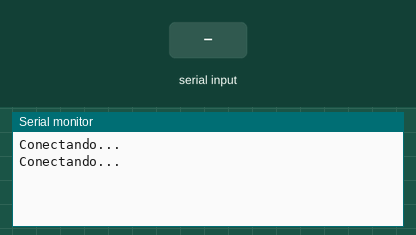
A sketch run on a simulated ESP8266 (NodeMCU). Shown: the last lines printed to the serial monitor. The inputs (shaded band) are chosen by the test bench. WiFi joins after 1.5 s; servers stay silent unless stated; uploads are accepted with an empty reply.

Above: at 3.2 s.
3.3 s: ";" received over Serial
At 5.0 s:
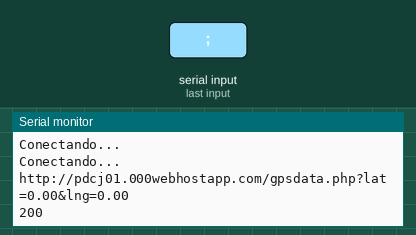
6.0 s: "90;45\n" received over Serial
At 7.66 s:
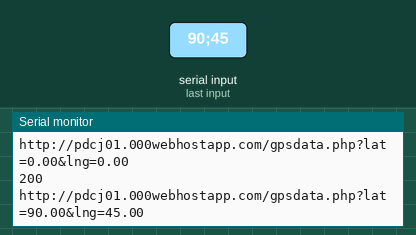

The sketch:

WiFi.ino
```cpp
#include <ESP8266WiFi.h>
#include <WiFiClient.h>
#include <ESP8266HTTPClient.h>

const char* ssid = "RR";
const char* password = "Rogger123";

float longitud = 0.0;
float latitud = 0.0;
void setup()
{
  Serial.begin(115200);
  WiFi.begin(ssid, password);
  while (WiFi.status() != WL_CONNECTED)
  {
    delay(1000);
    Serial.println("Conectando...");
  }
}

void loop()
{
  if (!Serial.available()){}
  else if (Serial.available())
  {
    enviarData();
    delay(2000);
  }
}

int enviarData()
{
  if (WiFi.status() == WL_CONNECTED)
  {
    leerData();
    const String url = ("http://pdcj01.000webhostapp.com/gpsdata.php?lat=" + String(latitud) + "&lng=" + String(longitud));
    Serial.println(url);
    WiFiClient client;
    HTTPClient http;
    http.begin(url);
    int httpCode = http.GET();
    Serial.println(httpCode);
    if (httpCode > 0)
    {
      String payload = http.getString();
      Serial.println(payload);
    }
    http.end();
  }
}

int leerData()
{
  String recibo_str = Serial.readString();
  int recibo_len = recibo_str.length()+1;
  char recibo[recibo_len];
  recibo_str.toCharArray(recibo,recibo_len);
  bool flag = 0;
  int lati_len = 0;
  int longi_len = 0;

  for (int i=0 ; i <= recibo_len ; i++)
  {
    if (recibo[i] == ';')
    {
      flag = 1;
    }
    if (flag == 0)
    {
      lati_len++;
    }
  }
  longi_len = recibo_len - lati_len - 2;

  char lati[lati_len];
  char longi[longi_len];
  for (int i=0 ; i <= recibo_len ; i++)
  {
    if (i < lati_len)
    {
      lati[i] = recibo[i];
    }
    else if (i > lati_len)
    {
      longi[i - lati_len - 1] = recibo[i];
    }
  }


  String lati_str,longi_str;

  for (int i=0 ; i <= lati_len ; i++)
  {
    lati_str += lati[i];
  }

  for (int i=0 ; i <= longi_len ; i++)
  {
    longi_str += longi[i];
  }

  latitud = lati_str.toFloat();
  longitud = longi_str.toFloat();
}
```

Measured:
- after the input at 3.3 s, the serial monitor: prints a new line after 1.0 s (image 1)
- after the input at 6.0 s, the serial monitor: prints a new line after 1.5 s (image 2)
